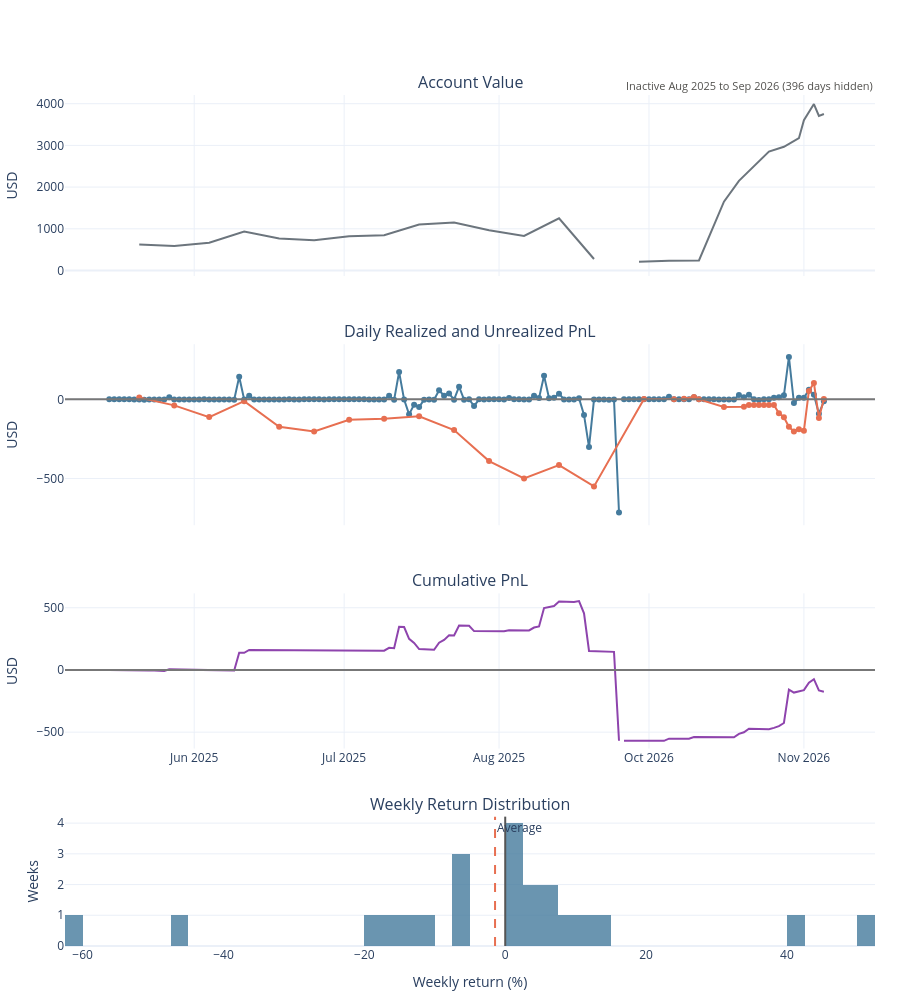

Source (notebook cell):
### Markdown cell above
## Account charts

Account value and PnL charts. Before all wallets have saved history, account value and weekly returns use the oldest wallet alone; from shared coverage onward they use the combined accounts.

### Code cell
analytics.show_account_charts()

### Figure 1 — Plotly figure (JSON) as saved in the notebook; plotly's stock layout.template omitted (floating-point values rounded to 4 significant figures; data arrays with more than 128 entries replaced by an {"elided": "..."} marker saying what was removed)
{"data": [{"line": {"color": "#6c757d", "width": 2}, "name": "Account Value", "type": "scatter", "x": ["2025-05-21T00:00:00-04:00", "2025-05-28T00:00:00-04:00", "2025-06-04T00:00:00-04:00", "2025-06-11T00:00:00-04:00", "2025-06-18T00:00:00-04:00", "2025-06-25T00:00:00-04:00", "2025-07-02T00:00:00-04:00", "2025-07-09T00:00:00-04:00", "2025-07-16T00:00:00-04:00", "2025-07-23T00:00:00-04:00", "2025-07-30T00:00:00-04:00", "2025-08-06T00:00:00-04:00", "2025-08-13T00:00:00-04:00", "2025-08-20T00:00:00-04:00", "2025-08-27T00:00:00-04:00", "2025-09-03T00:00:00-04:00", "2025-09-10T00:00:00-04:00", "2025-09-17T00:00:00-04:00", "2025-09-24T00:00:00-04:00", "2025-10-01T00:00:00-04:00", "2025-10-08T00:00:00-04:00", "2025-10-15T00:00:00-04:00", "2025-10-22T00:00:00-04:00", "2025-10-29T00:00:00-04:00", "2025-11-05T00:00:00-05:00", "2025-11-12T00:00:00-05:00", "2025-11-19T00:00:00-05:00", "2025-11-26T00:00:00-05:00", "2025-12-03T00:00:00-05:00", "2025-12-10T00:00:00-05:00", "2025-12-17T00:00:00-05:00", "2025-12-24T00:00:00-05:00", "2025-12-31T00:00:00-05:00", "2026-01-07T00:00:00-05:00", "2026-01-14T00:00:00-05:00", "2026-01-21T00:00:00-05:00", "2026-01-28T00:00:00-05:00", "2026-02-04T00:00:00-05:00", "2026-02-11T00:00:00-05:00", "2026-02-18T00:00:00-05:00", "2026-02-25T00:00:00-05:00", "2026-03-04T00:00:00-05:00", "2026-03-11T00:00:00-04:00", "2026-03-18T00:00:00-04:00", "2026-03-25T00:00:00-04:00", "2026-04-01T00:00:00-04:00", "2026-04-08T00:00:00-04:00", "2026-04-15T00:00:00-04:00", "2026-04-22T00:00:00-04:00", "2026-04-29T00:00:00-04:00", "2026-05-06T00:00:00-04:00", "2026-05-13T00:00:00-04:00", "2026-05-20T00:00:00-04:00", "2026-05-27T00:00:00-04:00", "2026-06-03T00:00:00-04:00", "2026-06-10T00:00:00-04:00", "2026-06-17T00:00:00-04:00", "2026-06-24T00:00:00-04:00", "2026-07-01T00:00:00-04:00", "2026-07-08T00:00:00-04:00", "2026-07-15T00:00:00-04:00", "2026-07-22T00:00:00-04:00", "2026-07-29T00:00:00-04:00", "2026-08-05T00:00:00-04:00", "2026-08-12T00:00:00-04:00", "2026-08-19T00:00:00-04:00", "2026-08-26T00:00:00-04:00", "2026-09-02T00:00:00-04:00", "2026-09-09T00:00:00-04:00", "2026-09-16T00:00:00-04:00", "2026-09-23T00:00:00-04:00", "2026-09-29T00:00:00-04:00", "2026-10-05T00:00:00-04:00", "2026-10-11T00:00:00-04:00", "2026-10-16T00:00:00-04:00", "2026-10-19T00:00:00-04:00", "2026-10-25T00:00:00-04:00", "2026-10-28T00:00:00-04:00", "2026-10-31T00:00:00-04:00", "2026-11-01T00:00:00-04:00", "2026-11-03T00:00:00-05:00", "2026-11-04T00:00:00-05:00", "2026-11-05T00:00:00-05:00"], "xaxis": "x", "y": [621.8, 587.0, 667.0, 934.0, 766.9, 725.9, 820.8, 844.3, 1101.0, 1150.0, 964.2, 827.7, 1250.0, 275.4, 109.7, 107.9, 117.5, 119.3, 108.0, 108.5, 108.1, 98.91, 97.51, 111.1, 103.0, 100.1, 100.3, 98.01, 96.28, 90.75, 86.06, 86.56, 86.85, 88.36, 87.39, 83.19, 95.44, 97.2, 91.49, 90.05, 89.64, 93.39, 98.03, 103.7, 102.0, 97.8, 100.5, 106.6, 102.9, 101.9, 104.8, 100.7, 116.0, 122.1, 137.3, 114.9, 133.4, 125.6, 126.1, 129.5, 129.4, 121.1, 115.9, 119.2, 118.2, 133.0, 145.3, 144.2, 145.4, 140.8, 156.6, 209.0, 235.1, 239.9, 1651.0, 2150.0, 2851.0, 2967.0, 3173.0, 3604.0, 3991.0, 3707.0, 3753.0], "yaxis": "y"}, {"line": {"color": "#457b9d"}, "mode": "lines+markers", "name": "Realized", "type": "scatter", "x": {"elided": "540 str values"}, "xaxis": "x2", "y": {"elided": "540 float values"}, "yaxis": "y2"}, {"connectgaps": true, "line": {"color": "#e76f51"}, "mode": "lines+markers", "name": "Unrealized", "type": "scatter", "x": {"elided": "540 str values"}, "xaxis": "x2", "y": {"elided": "540 float values"}, "yaxis": "y2"}, {"line": {"color": "#8e44ad", "width": 2}, "name": "Cumulative PnL", "type": "scatter", "x": {"elided": "540 str values"}, "xaxis": "x3", "y": {"elided": "540 float values"}, "yaxis": "y3"}, {"marker": {"color": "#457b9d"}, "name": "Weekly returns", "opacity": 0.8, "showlegend": false, "type": "histogram", "x": [1.968, -5.602, -10.07, 40.04, -17.89, -5.349, 13.08, 2.865, 5.244, 4.468, -16.16, -14.15, 51.05, -47.19, -60.16, 11.24, 1.467, 8.174, -5.054, 2.351, 7.12, 0.8004], "xaxis": "x4", "xbins": {"size": 2.5}, "yaxis": "y4"}], "layout": {"annotations": [{"font": {"size": 16}, "showarrow": false, "text": "Account Value", "x": 0.5, "xanchor": "center", "xref": "paper", "y": 1, "yanchor": "bottom", "yref": "paper"}, {"font": {"size": 16}, "showarrow": false, "text": "Daily Realized and Unrealized PnL", "x": 0.5, "xanchor": "center", "xref": "paper", "y": 0.7072, "yanchor": "bottom", "yref": "paper"}, {"font": {"size": 16}, "showarrow": false, "text": "Cumulative PnL", "x": 0.5, "xanchor": "center", "xref": "paper", "y": 0.4144, "yanchor": "bottom", "yref": "paper"}, {"font": {"size": 16}, "showarrow": false, "text": "Weekly Return Distribution", "x": 0.5, "xanchor": "center", "xref": "paper", "y": 0.152, "yanchor": "bottom", "yref": "paper"}, {"showarrow": false, "text": "Average", "x": -1.444, "xanchor": "left", "xref": "x4", "y": 1, "yanchor": "top", "yref": "y4 domain"}, {"font": {"color": "#52514e", "size": 11}, "showarrow": false, "text": "Inactive Aug 2025 to Sep 2026 (396 days hidden)", "x": "2026-09-26T00:00:00", "xanchor": "left", "xref": "x", "y": 1, "yanchor": "bottom", "yref": "y domain"}], "barmode": "overlay", "height": 1000, "hovermode": "x unified", "margin": {"b": 50, "l": 65, "r": 25, "t": 95}, "shapes": [{"line": {"color": "#e76f51", "dash": "dash"}, "type": "line", "x0": -1.444, "x1": -1.444, "xref": "x4", "y0": 0, "y1": 1, "yref": "y4 domain"}, {"line": {"color": "#555"}, "type": "line", "x0": 0, "x1": 0, "xref": "x4", "y0": 0, "y1": 1, "yref": "y4 domain"}, {"line": {"color": "#777"}, "type": "line", "x0": 0, "x1": 1, "xref": "x2 domain", "y0": 0, "y1": 0, "yref": "y2"}, {"line": {"color": "#777"}, "type": "line", "x0": 0, "x1": 1, "xref": "x3 domain", "y0": 0, "y1": 0, "yref": "y3"}], "showlegend": false, "xaxis": {"anchor": "y", "domain": [0, 1], "matches": "x3", "rangebreaks": [{"bounds": ["2025-08-26T00:00:00", "2026-09-26T00:00:00"]}], "showticklabels": false, "tickformat": "%b %Y", "tickmode": "array", "tickvals": ["2025-06-01T00:00:00", "2025-07-01T00:00:00", "2025-08-01T00:00:00", "2026-10-01T00:00:00", "2026-11-01T00:00:00"]}, "xaxis2": {"anchor": "y2", "domain": [0, 1], "matches": "x3", "rangebreaks": [{"bounds": ["2025-08-26T00:00:00", "2026-09-26T00:00:00"]}], "showticklabels": false, "tickformat": "%b %Y", "tickmode": "array", "tickvals": ["2025-06-01T00:00:00", "2025-07-01T00:00:00", "2025-08-01T00:00:00", "2026-10-01T00:00:00", "2026-11-01T00:00:00"]}, "xaxis3": {"anchor": "y3", "domain": [0, 1], "rangebreaks": [{"bounds": ["2025-08-26T00:00:00", "2026-09-26T00:00:00"]}], "tickformat": "%b %Y", "tickmode": "array", "tickvals": ["2025-06-01T00:00:00", "2025-07-01T00:00:00", "2025-08-01T00:00:00", "2026-10-01T00:00:00", "2026-11-01T00:00:00"]}, "xaxis4": {"anchor": "y4", "domain": [0, 1], "title": {"text": "Weekly return (%)"}}, "yaxis": {"anchor": "x", "domain": [0.7872, 1], "title": {"text": "USD"}}, "yaxis2": {"anchor": "x2", "domain": [0.4944, 0.7072], "title": {"text": "USD"}}, "yaxis3": {"anchor": "x3", "domain": [0.232, 0.4144], "title": {"text": "USD"}}, "yaxis4": {"anchor": "x4", "domain": [0, 0.152], "title": {"text": "Weeks"}}}}
